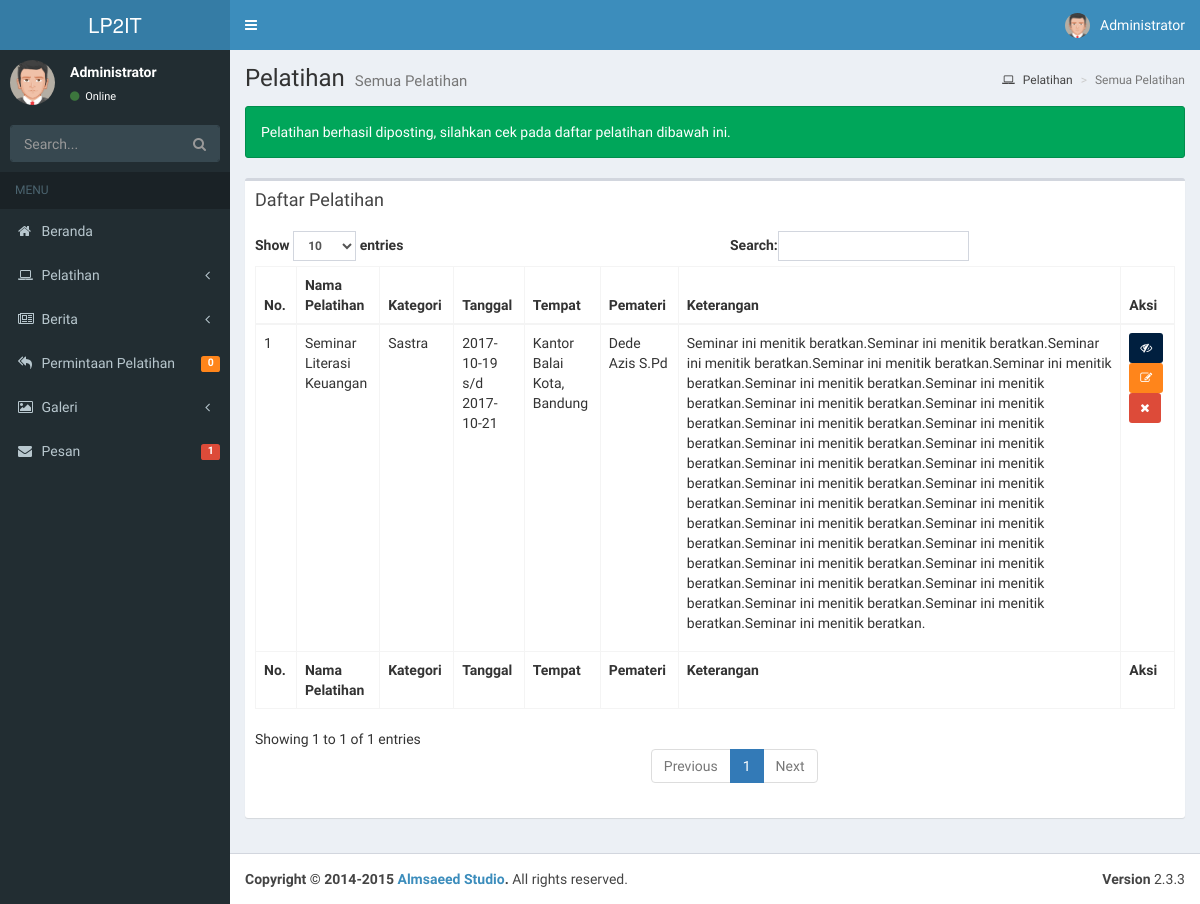
/Admin/trainingAll/Success, run on an earlier commit of the app's database.
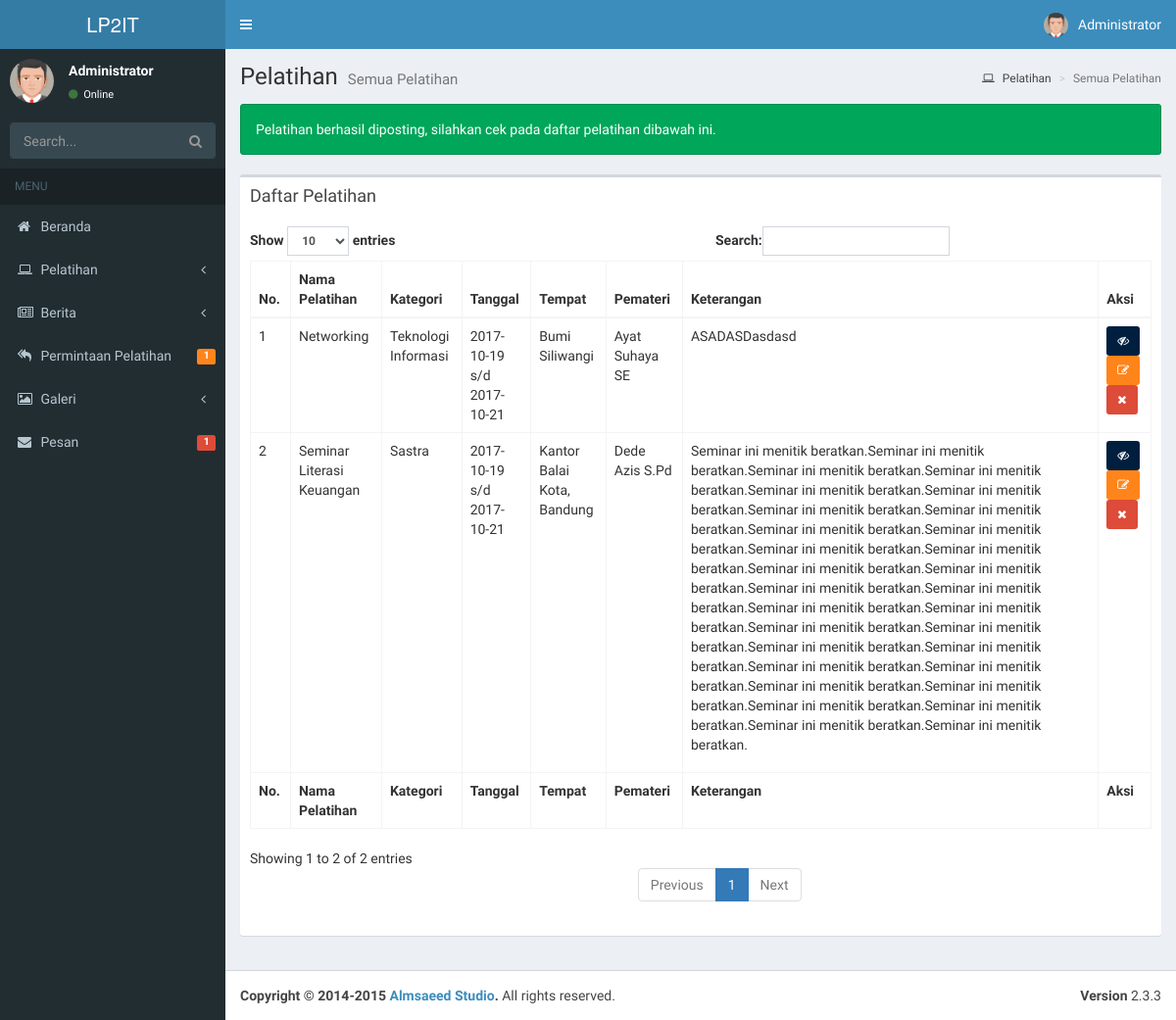
And on a later commit of the database.
### tables this page shows
CREATE TABLE `tb_pelatihan` (
  `id` int(11) NOT NULL,
  `nama` varchar(255) NOT NULL,
  `kategori` varchar(255) NOT NULL,
  `tempat` varchar(255) NOT NULL,
  `pemateri` varchar(255) NOT NULL,
  `start` date NOT NULL,
  `end` date NOT NULL,
  `path` varchar(255) NOT NULL,
  `stats` tinyint(1) NOT NULL DEFAULT '0',
  `keterangan` text NOT NULL
);

### application/controllers/Admin.php (called while the page is built, shortened)
<?php
class Admin extends CI_Controller {
	private $head;
	public function __construct(){
		$this->head['pelatihan'] = $this->ModelPelatihan->selectAll()->num_rows();
		$this->head['galeri'] = $this->ModelGaleri->selectAll()->num_rows();
		$this->head['berita'] = $this->ModelNews->selectAll()->num_rows();
		$this->head['pesan'] = $this->ModelPesan->selectAll()->num_rows();
		$this->head['request'] = $this->ModelRequest->selectAll()->num_rows();
	}
	public function trainingAll($status = NULL)	{
		$data['all'] = $this->ModelPelatihan->selectAll()->result_array();
		$this->load->view('admin/templates/header',$this->head);
		$this->load->view('admin/trainingAll',$data);
		$this->load->view('admin/templates/footer');
	}
}

### index.php (called while the page is built, shortened)
<?php
require_once BASEPATH.'core/CodeIgniter.php';

### application/models/ModelPelatihan.php (called while the page is built, shortened)
<?php
class ModelPelatihan extends CI_Model {
	public $tableName;
	public function __construct(){
		$this->tableName = "tb_pelatihan";
	}
	public function selectAll($from=0,$offset=0){
		$this->db->select('*');
		$this->db->from($this->tableName);
		$this->db->order_by('id','DESC');
		$this->db->limit($from,$offset);
		return $this->db->get();
	}
}

### application/views/admin/trainingAll.php (the view, shortened to what the changed rows need)
<div class="content-wrapper">
  <section class="content-header">
    <h1>
      Pelatihan
      <small>Semua Pelatihan</small>
    </h1>
  </section>
  <section class="content">
    <div class="row">
      <div class="col-xs-12">
      <div class="box">
          <div class="box-header">
          <h3 class="box-title">Daftar Pelatihan</h3>
          </div>
          <div class="box-body">
          <table id="dt" class="table table-bordered table-hover">
              <thead>
              <tr>
                  <th>No.</th>
                  <th>Nama Pelatihan</th>
                  <th>Kategori</th>
                  <th>Tanggal</th>
                  <th>Tempat</th>
                  <th>Pemateri</th>
                  <th>Keterangan</th>
                  <th>Aksi</th>
              </tr>
              </thead>
              <tbody>
              <?php
              $i=1;foreach($all as $row){
               ?>
              <tr>
                  <td><?php echo $i++; ?></td>
                  <td><?php echo $row['nama']; ?></td>
                  <td><?php echo $row['kategori']; ?></td>
                  <td><?php echo $row['start']." s/d ".$row['end']; ?></td>
                  <td><?php echo $row['tempat'] ?></td>
                  <td><?php echo $row['pemateri'] ?></td>
                  <td><?php echo $row['keterangan'] ?></td>
                  <td>
                    <button type="button" class="btn btn-sm bg-navy"><i class="fa fa-eye-slash"></i></button>
                    <button type="button" class="btn btn-sm bg-orange"><i class="fa fa-edit"></i></button>
                    <button type="button" class="btn btn-sm bg-red"><i class="fa fa-times"></i></button>
                  </td>
              </tr>
              <?php } ?>
              </tbody>
              <tfoot>
              <tr>
              <th>No.</th>
              <th>Nama Pelatihan</th>
              <th>Kategori</th>
              <th>Tanggal</th>
              <th>Tempat</th>
              <th>Pemateri</th>
              <th>Keterangan</th>
              <th>Aksi</th>
              </tr>
              </tfoot>
          </table>
          </div>
      </div>
      </div>
  </div>
  </section>
</div>

### application/views/admin/templates/header.php (shortened to what the changed rows need)
<!DOCTYPE html>
<html>
<head>
  <link rel="stylesheet" href="<?php echo base_url(); ?>assets/css/bootstrap.min.css">
  <link rel="stylesheet" href="https://cdnjs.cloudflare.com/ajax/libs/font-awesome/4.5.0/css/font-awesome.min.css">
  <link rel="stylesheet" href="https://cdnjs.cloudflare.com/ajax/libs/ionicons/2.0.1/css/ionicons.min.css">
  <link rel="stylesheet" href="<?php echo base_url(); ?>assets/css/AdminLTE/AdminLTE.min.css">
  <link rel="stylesheet" href="<?php echo base_url(); ?>assets/css/AdminLTE/skins/_all-skins.min.css">
  <link rel="stylesheet" href="<?php echo base_url(); ?>plugins/iCheck/flat/blue.css">
  <link rel="stylesheet" href="<?php echo base_url(); ?>plugins/morris/morris.css">
  <link rel="stylesheet" href="<?php echo base_url(); ?>plugins/jvectormap/jquery-jvectormap-1.2.2.css">
  <link rel="stylesheet" href="<?php echo base_url(); ?>plugins/datepicker/datepicker3.css">
  <link rel="stylesheet" href="<?php echo base_url(); ?>plugins/daterangepicker/daterangepicker-bs3.css">
  <link rel="stylesheet" href="<?php echo base_url(); ?>plugins/bootstrap-wysihtml5/bootstrap3-wysihtml5.min.css">
  <link rel="stylesheet" href="<?php echo base_url(); ?>assets/styleadmin.css">
</head>
<body class="hold-transition skin-blue sidebar-mini">
<div class="wrapper">
  <aside class="main-sidebar">
    <section class="sidebar">
      <ul class="sidebar-menu">
        <li class="treeview">
          <a href="<?php echo site_url(); ?>Admin/reqAll">
            <span class="pull-right-container">
              <span class="label bg-orange pull-right"><?php echo $request; ?></span>
            </span>
          </a>
        </li>
        <li class="treeview">
          <a href="<?php echo site_url(); ?>Admin/kontakAll">
            <span class="pull-right-container">
              <span class="label label-danger pull-right"><?php echo $pesan; ?></span>
            </span>
          </a>
        </li>
      </ul>
    </section>
  </aside>

What changed in the data, as far as the page shows it:
added tb_pelatihan: stats "1", nama "Networking", kategori "Teknologi Informasi", start "2017-10-19", end "2017-10-21", tempat "Bumi Siliwangi", pemateri "Ayat Suhaya SE", keterangan "ASADASDasdasd"
Also different on the page:
text written by a page script: "Show entries Search: Showing 1 to 1 of 1 entries Previous 1 Next" → "Show entries Search: Showing 1 to 2 of 2 entries Previous 1 Next"
$request: "0" → (not shown)
$pesan: "1" → (not shown)
